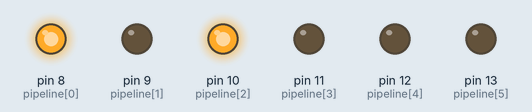
This sketch was run on a simulated Arduino Uno, built with avr-gcc and run on an emulated ATmega328P. On the bench: output pins drawn as LEDs (lit = HIGH).

Above: at 0.2 s.
At 1.0 s:
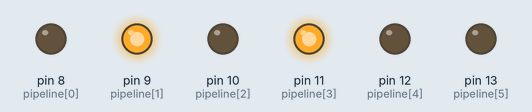
At 2.6 s:
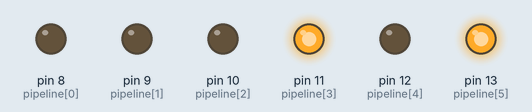
At 3.4 s:
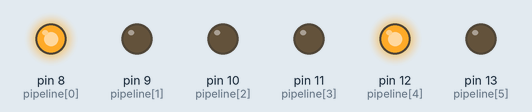
At 4.6 s:
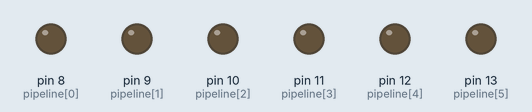
At 9.6 s:
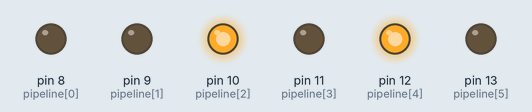
Timing chart, 0 to 10.1 s (numbered marks = the images above):
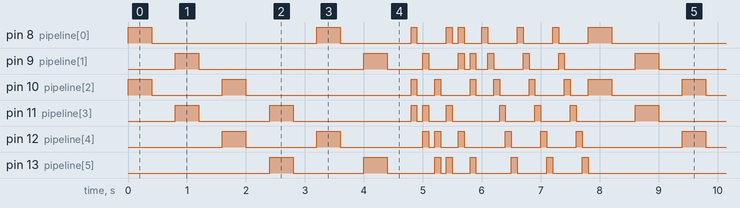

Measured:
- by itself, pin 8 (pipeline[0]): repeats every 7.8 s: LOW 2.8 s, HIGH 0.40 s, LOW 1.2 s, HIGH 0.10 s, LOW 0.50 s, HIGH 0.10 s, LOW 0.10 s, HIGH 0.10 s, LOW 0.30 s, 3 × (HIGH 0.10 s, LOW 0.50 s), HIGH 0.40 s
- by itself, pin 9 (pipeline[1]): repeats every 7.8 s: LOW 2.8 s, HIGH 0.40 s, LOW 0.60 s, HIGH 0.10 s, LOW 0.50 s, HIGH 0.10 s, LOW 0.10 s, HIGH 0.10 s, LOW 0.20 s, 2 × (HIGH 0.10 s, LOW 0.50 s), HIGH 0.10 s, LOW 1.2 s, HIGH 0.40 s
- by itself, everything shown: repeats every 7.8 s, in 42 steps

The sketch:

partyLED.ino
```cpp
const int pipeline[] = { 8, 9, 10, 11, 12, 13 };
const int leds = 6;

void setup() {
  for (int i = 0; i < leds; i++)
    pinMode(pipeline[i], OUTPUT);
}

void loop() {
  for (int i = 0; i < leds; i++) {
    digitalWrite(pipeline[i], HIGH);
    digitalWrite(pipeline[(i + 2) % 6], HIGH);
    delay(400);
    digitalWrite(pipeline[i], LOW);
    digitalWrite(pipeline[(i + 2) % 6], LOW);
    delay(400);
  }
  for (int i = 0; i < leds; i++) {
    digitalWrite(pipeline[i], HIGH);
    digitalWrite(pipeline[(i + 2) % 6], HIGH);
    digitalWrite(pipeline[(i + 3) % 6], HIGH);
    delay(100);
    digitalWrite(pipeline[i], LOW);
    digitalWrite(pipeline[(i + 2) % 6], LOW);
    digitalWrite(pipeline[(i + 3) % 6], LOW);
    delay(100);
  }
  for (int i = 0; i < 3; i++) {
    for (int i = 0; i < leds; i++) {
      digitalWrite(pipeline[i], HIGH);
      delay(100);
      digitalWrite(pipeline[i], LOW);
    }
  }
}
```
